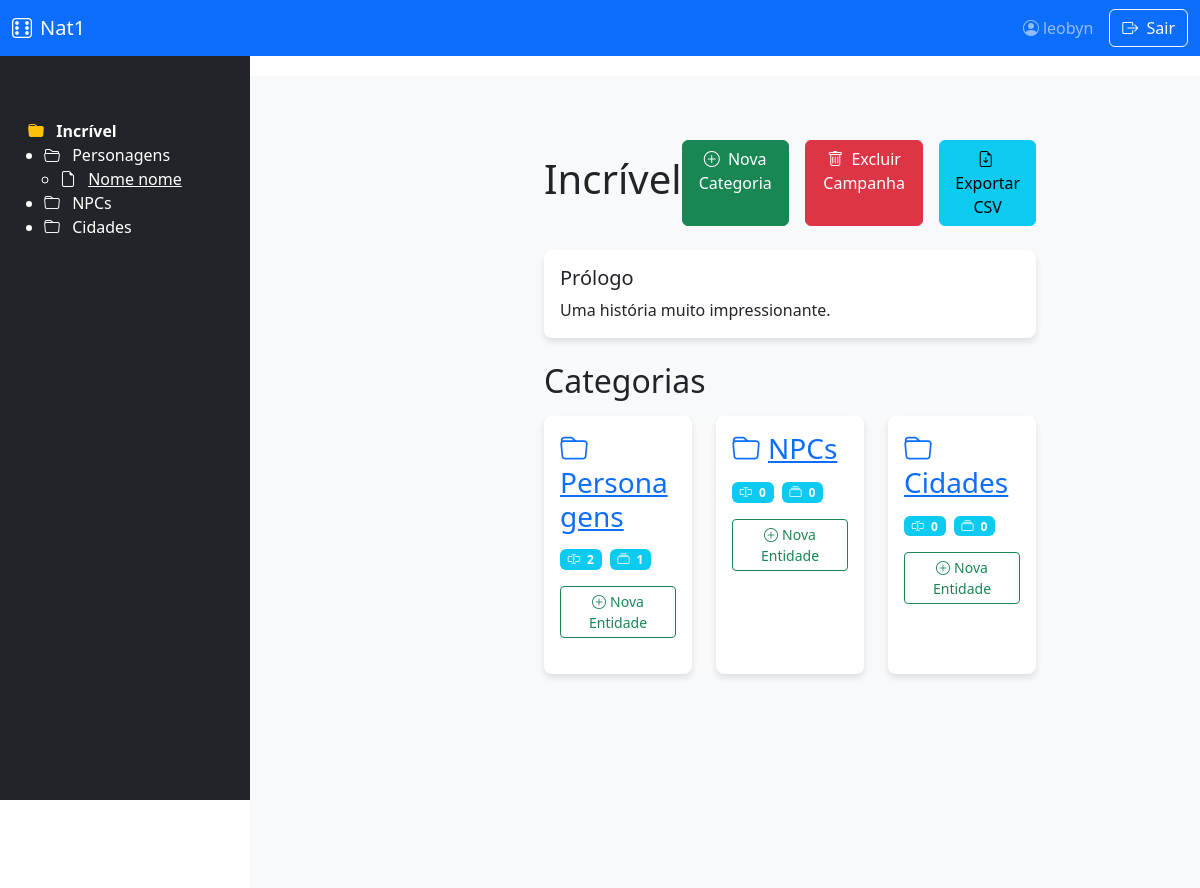
Screenshot of /campanhas/1/ (signed in) with the database file from the repository.
### campanhas/models.py (models this page shows, shortened)
class Campanha(models.Model):
    mestre = models.ForeignKey(User, on_delete=models.CASCADE)
    nome = models.CharField(max_length=100)
    prologo = models.TextField(blank=True)
    data_criacao = models.DateTimeField(auto_now_add=True)

class Categoria(models.Model):
    campanha = models.ForeignKey(Campanha, on_delete=models.CASCADE, related_name='categorias')
    nome = models.CharField(max_length=50)
    descricao = models.TextField(blank=True)

class Entidade(models.Model):
    categoria = models.ForeignKey(Categoria, on_delete=models.CASCADE, related_name='entidades')
    nome = models.CharField(max_length=100, default="")
    valores_campos = models.JSONField(encoder=DjangoJSONEncoder, default=dict)
    created_at = models.DateTimeField(default=timezone.now, editable=False)
    updated_at = models.DateTimeField(auto_now=True)

### campanhas/views.py (the view)
# urls.py: path('<int:pk>/', views.CampanhaDetailView.as_view(), name='detail'),
class CampanhaDetailView(LoginRequiredMixin, DetailView):
    model = Campanha
    template_name = 'campanhas/campanha_detail.html'
    def get_queryset(self):
        return Campanha.objects.filter(mestre=self.request.user).prefetch_related(
            Prefetch('categorias', queryset=Categoria.objects.all().prefetch_related('campos', 'entidades'))
        )
    def get_context_data(self, **kwargs):
        context = super().get_context_data(**kwargs)
        context['categorias'] = self.object.categorias.all()
        return context

### campanhas/templates/campanhas/campanha_detail.html
{% extends 'base.html' %}
{% block sidebar %}
    {% with sidebar_content=True %}
        {% include 'campanhas/partials/file_tree.html' with campanha=object %}
    {% endwith %}
{% endblock %}
{% block content %}
<div class="main-content with-sidebar">
    <div class="container-fluid" style="padding-right: 10vw;">
        <div class="d-flex justify-content-between align-items-center mb-4">
            <h1>{{ object.nome }}</h1>
            <div class="d-flex gap-2">
                <a href="{% url 'campanhas:categoria-create' object.pk %}" class="btn btn-success">
                    <i class="bi bi-plus-circle me-1"></i> Nova Categoria
                </a>
                <a href="{% url 'campanhas:campanha-delete' campanha.pk %}" class="btn btn-danger ms-2">
                    <i class="bi bi-trash me-1"></i> Excluir Campanha
                </a>
                <a href="{% url 'campanhas:campanha-exportar' campanha.pk %}" class="btn btn-info ms-2">
                    <i class="bi bi-file-earmark-arrow-down me-1"></i> Exportar CSV
                </a>
            </div>
        </div>
        <div class="card mb-4">
            <div class="card-body">
                <h5 class="card-title">Prólogo</h5>
                <p class="card-text">{{ object.prologo }}</p>
            </div>
        </div>
        <h2 class="mb-3">Categorias</h2>
        {% if categorias %}
        <div class="row">
            {% for categoria in categorias %}
            <div class="col-lg-4 mb-4">
                <div class="card h-100">
                    <div class="card-body">
                        <h3 class="card-title">
                            <a href="{% url 'campanhas:categoria-detail' categoria.pk %}">
                                <i class="bi bi-folder me-2"></i>{{ categoria.nome }}
                            </a>
                        </h3>
                        <div class="categoria-stats d-flex gap-2 mt-3">
                            <span class="badge bg-info">
                                <i class="bi bi-input-cursor-text me-1"></i>
                                {{ categoria.campos.count }}
                            </span>
                            <span class="badge bg-info">
                                <i class="bi bi-collection me-1"></i>
                                {{ categoria.entidades.count }}
                            </span>
                        </div>
                        <div class="mt-3">
                            <a href="{% url 'campanhas:entidade-create' categoria.pk %}"
                               class="btn btn-sm btn-outline-success">
                                <i class="bi bi-plus-circle me-1"></i>Nova Entidade
                            </a>
                        </div>
                    </div>
                </div>
            </div>
            {% endfor %}
        </div>
        {% else %}
        <div class="alert alert-info">
            Nenhuma categoria criada ainda. Comece criando sua primeira categoria!
        </div>
        {% endif %}
    </div>
</div>
{% endblock %}

### templates/base.html (shortened to what this page needs)
<!DOCTYPE html>
{% load static %}
<html lang="pt-br">
<head>
    <link href="https://cdn.jsdelivr.net/npm/bootstrap@5.3.0/dist/css/bootstrap.min.css" rel="stylesheet">
    <link rel="stylesheet" href="https://cdn.jsdelivr.net/npm/bootstrap-icons@1.10.0/font/bootstrap-icons.css">
    <link rel="stylesheet" href="{% static 'css/campanhas.css' %}">
</head>
  <body>
    <nav class="navbar navbar-expand-lg navbar-dark bg-primary fixed-top">
      <div class="container-fluid">
        <a class="navbar-brand" href="{% url 'campanhas:list' %}" style="padding-left: 1vw;">
          <i class="bi bi-dice-6 me-2"></i>Nat1
        </a>
        <div class="collapse navbar-collapse" id="navbarMain">
          <div class="d-flex ms-auto align-items-center" style="padding-right: 1vw;">
            {% if user.is_authenticated %}
              <span class="navbar-text me-3">
                <i class="bi bi-person-circle me-1"></i>{{ user.username }}
              </span>
              <a href="#" onclick="document.getElementById('logout-form').submit(); return false;" class="btn btn-outline-light">
        <i class="bi bi-box-arrow-right me-1"></i> Sair
    </a>
            {% endif %}
          </div>
        </div>
      </div>
    </nav>
    <div class="container-fluid">
      <div class="row flex-nowrap">
        {% block sidebar %}{% endblock %}
        <main class="main-content {% if sidebar_content %}with-sidebar{% endif %} px-md-4 py-4">
          {% block content %}{% endblock %}
        </main>
      </div>
    </div>
</body>
</html>

### campanhas/templates/campanhas/partials/file_tree.html (shortened to what this page needs)
<div class="sidebar bg-dark text-white flex-shrink-0" style="
    width: 250px;
    position: sticky;
    top: 56px; /* Alinhar exatamente abaixo da navbar */
    height: calc(100vh - 56px); /* Altura total menos a altura da navbar */
    overflow-y: auto;">
    <div class="position-sticky">
        <div class="d-flex justify-content-between align-items-center mb-3 px-3 pt-3">
            <button class="btn btn-sm btn-custom" id="collapse-all">
                <i class="bi bi-arrows-collapse"></i>
            </button>
        </div>
    <div class="file-tree px-3 pb-3">
      {% if campanha %}
      <div class="tree-node">
        <i class="bi bi-folder-fill text-warning"></i>
        <span class="ms-2 fw-bold">{{ campanha.nome }}</span>
      </div>
      <ul class="tree-list ps-3">
        {% for categoria in campanha.categorias.all %}
        <li>
          <div
            class="tree-node folder-toggle"
            data-folder="cat-{{ categoria.id }}"
          >
            <i
              class="bi {% if categoria.id == object.id %}bi-folder2-open{% else %}bi-folder{% endif %}"
            ></i>
            <span class="ms-2">{{ categoria.nome }}</span>
          </div>
          <ul
            id="folder-cat-{{ categoria.id }}"
            class="tree-list ps-3 {% if categoria.id == object.id %}d-block{% else %}d-none{% endif %}"
          >
            {% for entidade in categoria.entidades.all %}
            <li>
              <div class="tree-node">
                <i class="bi bi-file-earmark"></i>
                <a
                  href="{% url 'campanhas:entidade-detail' entidade.pk %}"
                  class="ms-2 text-white"
                >
                  {{ entidade.nome }}
                </a>
              </div>
            </li>
            {% empty %}
            <li class="text-muted small">Nenhuma entidade</li>
            {% endfor %}
          </ul>
        </li>
        {% empty %}
        <li class="text-muted small">Nenhuma categoria</li>
        {% endfor %}
      </ul>
      {% else %}
      <div class="text-muted">Nenhuma campanha selecionada</div>
      {% endif %}
    </div>
  </div>
</div>

### static/css/campanhas.css (style rules this page uses)
body { padding-top: 56px; }
.sidebar { position: fixed; left: 0; top: 70px; bottom: 0; width: 250px; z-index: 100; overflow-y: auto; background-color: #360453; }
.container-fluid { padding-left: 0; padding-right: 0; }
.row.flex-nowrap { margin-left: 0; margin-right: 0; }
.flex-nowrap { flex-wrap: nowrap !important; }
.with-sidebar { width: calc(100% - 250px); margin-left: 250px; }
.main-content { margin-top: 20px; margin-left: 250px; padding: 20px; width: calc(100% - 250px); min-height: calc(100vh - 70px); background-color: #f8f9fa; min-width: 0; flex: 1; }
.main-content:not(.with-sidebar) { margin-left: 0; width: 100%; }
.card { border-radius: 8px; box-shadow: 0 4px 6px rgba(0,0,0,0.1); margin-bottom: 20px; border: none; }

### templates/base.html (style rules this page uses)
.main-content { transition: margin-left 0.3s; min-height: calc(100vh - 56px); }
.with-sidebar { margin-left: 250px; width: calc(100% - 250px); }

### rows the page displays
Campanha: nome "Incrível", prologo "Uma história muito impressionante."
Categoria: nome "Personagens", campos.count "2", entidades.count "1"
Entidade: nome "Nome nome"
Categoria: nome "NPCs", campos.count "0", entidades.count "0"
Categoria: nome "Cidades", campos.count "0", entidades.count "0"

### other values shown
{{ user.username }} "leobyn"
